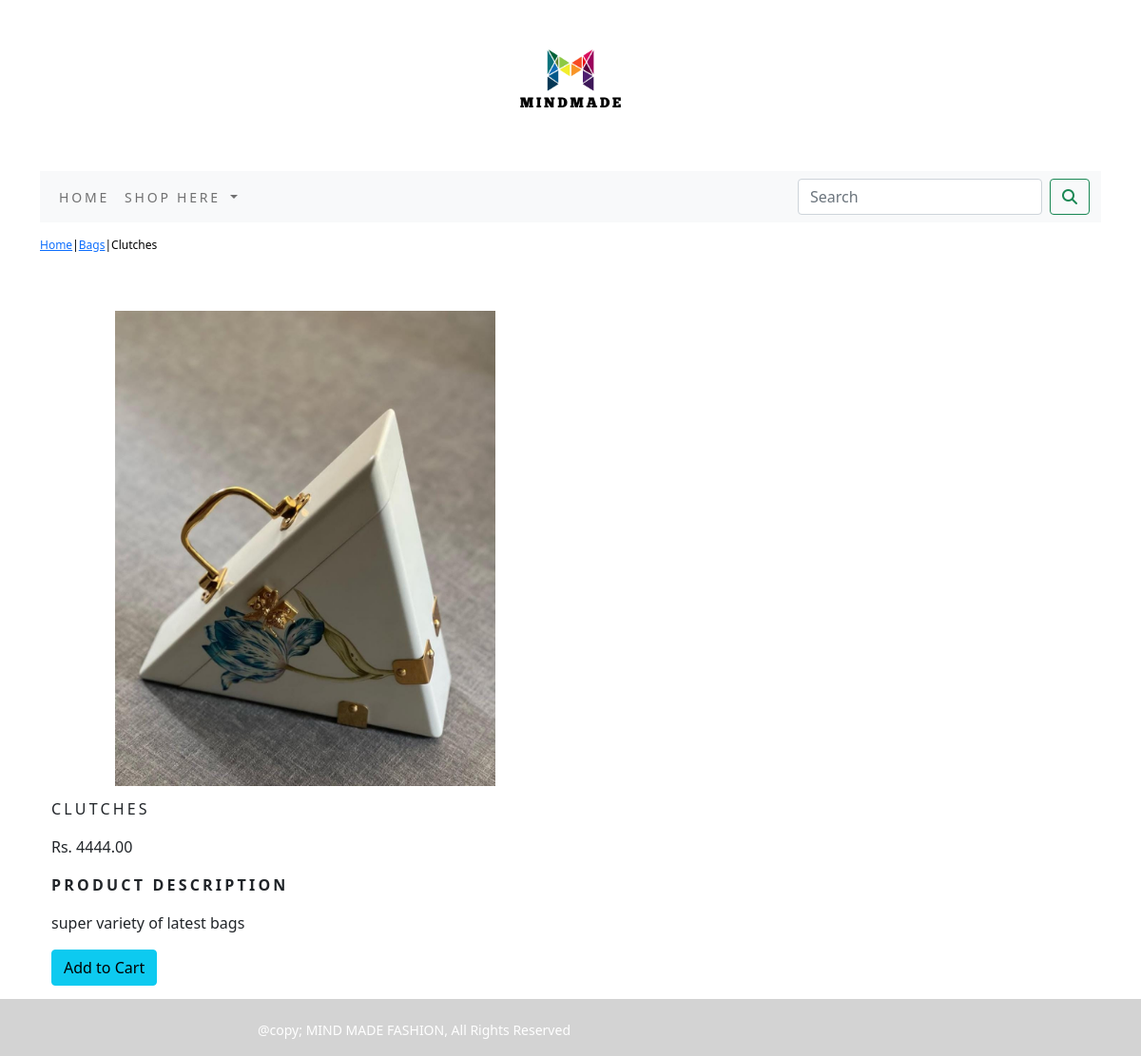
Screenshot of /cart_app/bags/clutches/ with the database file from the repository.
### cart_app/models.py (models this page shows, shortened)
class Product(models.Model):
    name=models.CharField(max_length=250,unique=True)
    slug=models.SlugField(max_length=250,unique=True)
    description=models.TextField(blank=True)
    price=models.DecimalField(max_digits=10,decimal_places=2)
    category=models.ForeignKey(Category, on_delete=models.CASCADE)
    image=models.ImageField(upload_to='product',blank=True)
    stock=models.IntegerField()
    available=models.BooleanField(default=True)
    created=models.DateTimeField(auto_now=True)
    updated=models.DateTimeField(auto_now=True)
    class Meta:
        ordering=('name',)
        verbose_name='product'
        verbose_name_plural='products'

class Category(models.Model):
    name=models.CharField(max_length=250,unique=True)
    slug=models.SlugField(max_length=250,unique=True)
    description=models.TextField(blank=True)
    image=models.ImageField(upload_to='category',blank=True)
    class Meta:
        ordering=('name',)
        verbose_name='category'
        verbose_name_plural='categories'
    def get_url(self):
        return reverse('cart_app:products_by_category', args= [str(self.slug)])
    def __str__(self):
        return '{}'.format(self.name)

### cart_app/views.py (the view)
# urls.py: path('<slug:c_slug>/<slug:product_slug>/',views.proDetail,name='prodCatdetails')
def proDetail(request,c_slug,product_slug):
    try:
        product=Product.objects.get(category__slug=c_slug,slug=product_slug)
    except Exception as e:
        raise e
    return render(request,'product.html',{'product':product})

### cart_app/context_processors.py (called while the page is built)
def menu_links(request):
    links=Category.objects.all()
    return dict(links=links)

### cart_new/context_processors.py (called while the page is built)
def counter(request):
    item_count=0
    if 'admin' in request.path:
        return {}
    else:
        try:
            cart=Cart.objects.filter(cart_id=_cart_id(request))
            cart_items=CartItem.objects.all().filter(cart=cart[:1])
            for cart_item in cart_items:
                item_count += cart_item.quantity
        except Cart.DoesNotExist:
            item_count=0
    return dict(item_count=item_count)

### cart_new/views.py (called while the page is built)
def _cart_id(request):
    cart=request.session.session_key
    if not cart:
        cart=request.session.create()
    return cart

### template/product.html (shortened to what this page needs)
{% extends 'base.html' %}
{% load static %}
{% block content %}
<div class="row my_prod_row_class">
    <div class="mx_auto">
        <p><a href="{% url 'cart_app:allProdCat' %}">Home</a>|<a href="{{product.category.get_url}}">{{product.category}}</a>|{{product.name}}</p>
    </div>
</div>
<div class="container">
<br>
<div class="row">
    <div class="col-12 col-sm-12 col-md-12 col-lg-6 text-center">
        <div style="min-width:18rem;">
            <img src="{{product.image.url}}" alt="{{product.name}}" height="500px" width="400px">
        </div>
    </div>
    <div>
        <div>
            <div class="col-12 col-sm-12 col-md-12 col-lg-6 ">
                <div>
                <h1 class="my_prod_title">{{product.name}}</h1>
                <p>Rs. {{product.price}}</p>
                <p class="my_title"><b>Product Description</b></p>
                <p class="text-justify my_prod_text">{{product.description}}</p>
                {% if product.stock <= 0 %}
                    <p class="text-justify my_prod_text"><b>Out of Stock</b></p>
                {% else %}
                    <a class="btn btn-info" href="{% url 'cart_new:add_cart' product.id %}">Add to Cart</a>
                    <br>
                    <br>
                {% endif %}
            </div>
        </div>
            </div>
    </div>
    </div>
</div>
{% endblock %}

### static/css/custom.css (style rules this page uses)
.my_title { font-size:16px; letter-spacing: .2em; text-transform:uppercase; }
.my_prod_row_class { padding-top:15px; padding-bottom:20px; }
.my_prod_row_class .mx_auto { color:#000; font-size:12px; text-decoration:none; }
.my_prod_title { font-size:16px; letter-spacing: .2em; text-transform:uppercase; padding-top:15px; padding-bottom:10px; }
.my_prod_text { padding-right:20px; }

### rows the page displays
Product: category "Bags", name "Clutches", image (picture), name "CLUTCHES", price "4444.00", description "super variety of latest bags"
